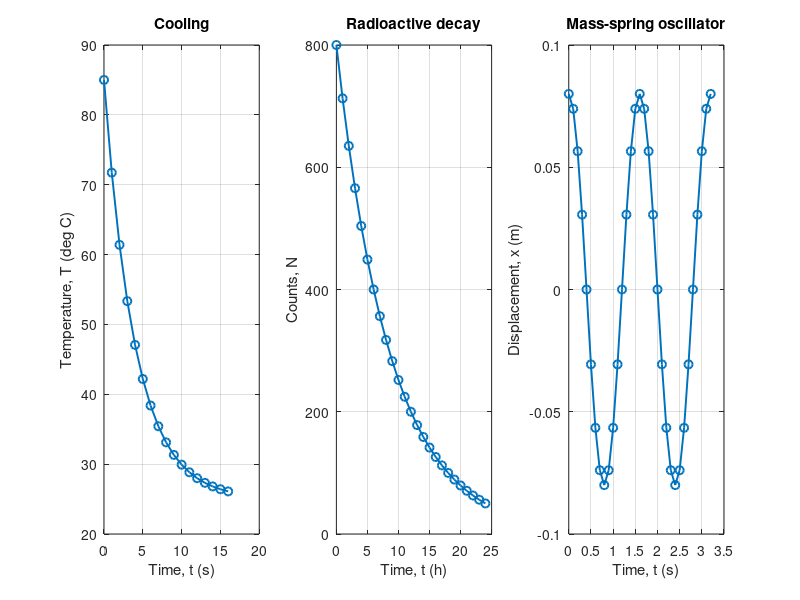

This figure's MATLAB source:
% Hidden instructor reference for the Week 02 practical challenge.
% Run as a complete script from a fresh MATLAB R2025a-or-later session.
% Base MATLAB only. This is a reference, not a student submission.
clearvars
close all
clc

%% Questions 1-4: cooling baseline, loop, validation, and tau change
T_room_C = 25;
T0_C = 85;
tau_cool_s = 4.0;
t_cool_s = 0:1:16;

% Q1-Q3: one stored temperature for each time value.
T_cool_C = zeros(size(t_cool_s));
for sample_index = 1:numel(t_cool_s)
    current_time_s = t_cool_s(sample_index);
    T_cool_C(sample_index) = T_room_C + ...
        (T0_C - T_room_C)*exp(-current_time_s/tau_cool_s);
end

assert(numel(t_cool_s) == 17,'Cooling time-grid validation failed.')
assert(abs(T_cool_C(1) - T0_C) < 1e-12, ...
    'Cooling initial-value validation failed.')
assert(abs(T_cool_C(2) - 71.7280469842843) < 1e-10, ...
    'Cooling second-pass trace validation failed.')
assert(T_cool_C(end) > T_room_C && T_cool_C(end) < T0_C, ...
    'Cooling trend validation failed.')

% Q4: change one parameter only and rerun the same model.
tau_cool_modified_s = 2*tau_cool_s;
T_cool_modified_C = zeros(size(t_cool_s));
for sample_index = 1:numel(t_cool_s)
    current_time_s = t_cool_s(sample_index);
    T_cool_modified_C(sample_index) = T_room_C + ...
        (T0_C - T_room_C)*exp(-current_time_s/tau_cool_modified_s);
end

assert(abs(T_cool_modified_C(1) - T0_C) < 1e-12, ...
    'Modified cooling initial-value validation failed.')
assert(abs(T_cool_modified_C(end) - 33.12011699419676) < 1e-10, ...
    'Modified cooling endpoint validation failed.')
assert(T_cool_modified_C(end) > T_cool_C(end), ...
    'Larger cooling time-constant trend validation failed.')

%% Question 5: syntax-defect reference state
% The missing-end demonstration is intentionally not executable here.
% The restored loop above is the corrected reference state. MATLAB's exact
% diagnostic wording can vary; grade the defect type and repair, not a quote.

%% Question 6: indexing-defect reference state and repair
T_cool_wrong_C = zeros(size(t_cool_s));
for sample_index = 1:numel(t_cool_s)
    current_time_s = t_cool_s(sample_index);
    T_cool_wrong_C(1) = T_room_C + ...
        (T0_C - T_room_C)*exp(-current_time_s/tau_cool_s);
end

assert(T_cool_wrong_C(1) == T_cool_C(end), ...
    'Indexing-defect overwrite state changed unexpectedly.')
assert(all(T_cool_wrong_C(2:end) == 0), ...
    'Indexing-defect zero-fill state changed unexpectedly.')

% Repaired output is the indexed T_cool_C vector above.
assert(numel(T_cool_C) == numel(t_cool_s), ...
    'Repaired cooling output length validation failed.')
assert(abs(T_cool_C(1) - T0_C) < 1e-12, ...
    'Repaired cooling output validation failed.')

%% Questions 7-8: radioactive decay loop and wrong-sign diagnosis
N0_counts = 800;
half_life_h = 6.0;
t_decay_h = 0:1:24;
lambda_per_h = log(2)/half_life_h;

N_counts = zeros(size(t_decay_h));
for sample_index = 1:numel(t_decay_h)
    current_time_h = t_decay_h(sample_index);
    N_counts(sample_index) = N0_counts*exp(-lambda_per_h*current_time_h);
end

assert(abs(N_counts(1) - N0_counts) < 1e-12, ...
    'Decay initial-value validation failed.')
decay_half_life_index = find(t_decay_h == half_life_h,1);
assert(abs(N_counts(decay_half_life_index) - 400) < 1e-12, ...
    'Decay half-life validation failed.')
assert(abs(N_counts(end) - 50) < 1e-12, ...
    'Decay four-half-lives validation failed.')

% Q8: deliberately wrong physical/logical sign, followed by the repair.
N_wrong_counts = zeros(size(t_decay_h));
for sample_index = 1:numel(t_decay_h)
    current_time_h = t_decay_h(sample_index);
    N_wrong_counts(sample_index) = N0_counts*exp(lambda_per_h*current_time_h);
end
assert(abs(N_wrong_counts(decay_half_life_index) - 1600) < 1e-10, ...
    'Decay wrong-sign diagnostic state changed unexpectedly.')
assert(N_wrong_counts(end) > N0_counts, ...
    'Decay wrong-sign trend diagnostic state changed unexpectedly.')

% Corrected output is N_counts above.
assert(N_counts(decay_half_life_index) < N0_counts, ...
    'Corrected decay direction validation failed.')

%% Question 9: mass-spring loop and two checks
A_m = 0.080;
period_s = 1.60;
t_spring_s = 0:0.1:3.2;

x_m = zeros(size(t_spring_s));
for sample_index = 1:numel(t_spring_s)
    current_time_s = t_spring_s(sample_index);
    x_m(sample_index) = A_m*cos(2*pi*current_time_s/period_s);
end

assert(abs(x_m(1) - A_m) < 1e-12, ...
    'Oscillator initial-value validation failed.')
quarter_period_index = find(abs(t_spring_s - period_s/4) < 1e-12,1);
assert(abs(x_m(quarter_period_index)) < 1e-12, ...
    'Oscillator quarter-period validation failed.')

%% Question 10: cross-context checks and reference plots
assert(all(diff(T_cool_C) < 0), ...
    'Cooling monotonicity comparison check failed.')
assert(all(diff(N_counts) < 0), ...
    'Decay monotonicity comparison check failed.')
assert(abs(x_m(1) - A_m) < 1e-12, ...
    'Cross-context oscillator check failed.')

figure('Name','Week 02 instructor reference');
subplot(1,3,1)
plot(t_cool_s,T_cool_C,'o-','LineWidth',1.4)
grid on
xlabel('Time, t (s)')
ylabel('Temperature, T (deg C)')
title('Cooling')

subplot(1,3,2)
plot(t_decay_h,N_counts,'o-','LineWidth',1.4)
grid on
xlabel('Time, t (h)')
ylabel('Counts, N')
title('Radioactive decay')

subplot(1,3,3)
plot(t_spring_s,x_m,'o-','LineWidth',1.4)
grid on
xlabel('Time, t (s)')
ylabel('Displacement, x (m)')
title('Mass-spring oscillator')

fprintf('Cooling: T(0) = %.6f deg C; T(16 s) = %.6f deg C.\n', ...
    T_cool_C(1),T_cool_C(end))
fprintf('Decay: N(6 h) = %.6f counts; N(24 h) = %.6f counts.\n', ...
    N_counts(decay_half_life_index),N_counts(end))
fprintf('Oscillator: x(0) = %.6f m; x(T/4) = %.6f m.\n', ...
    x_m(1),x_m(quarter_period_index))
